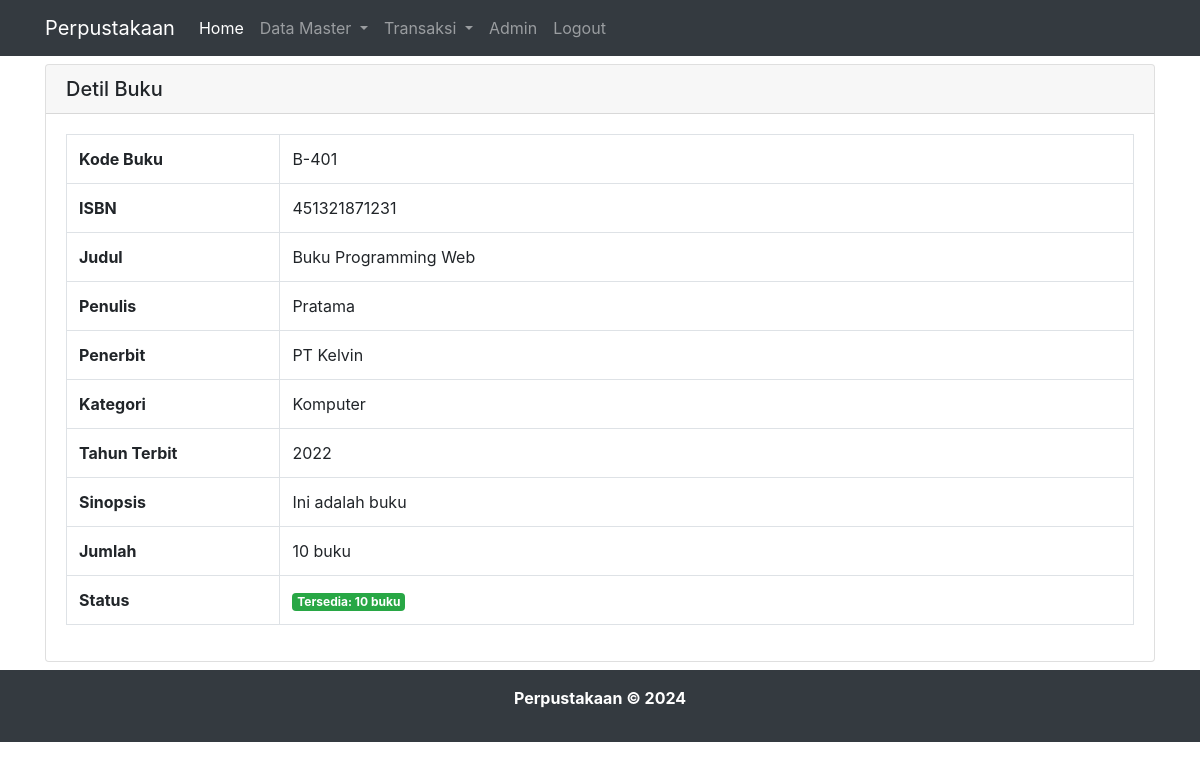
/detil_buku.php?id=B-401 (signed in), run on the app's committed database.
### tables this page shows
CREATE TABLE `buku`  (
  `id_buku` varchar(5) NOT NULL,
  `isbn` varchar(30) NOT NULL,
  `judul` varchar(255) NOT NULL,
  `id_penulis` int UNSIGNED NOT NULL,
  `id_penerbit` int UNSIGNED NOT NULL,
  `id_kategori` int UNSIGNED NOT NULL,
  `tahun_terbit` varchar(4) NOT NULL,
  `sinopsis` text NOT NULL,
  `jumlah` int NOT NULL,
  `foto_sampul` varchar(100) NULL DEFAULT NULL,
  PRIMARY KEY (`id_buku`) USING BTREE,
  INDEX `fk_id_penulis_in_buku-table`(`id_penulis` ASC) USING BTREE,
  INDEX `fk_id_penerbit_in_buku-table`(`id_penerbit` ASC) USING BTREE,
  INDEX `fk_id_kategori_in_buku-table`(`id_kategori` ASC) USING BTREE,
  CONSTRAINT `fk_id_kategori_in_buku-table` FOREIGN KEY (`id_kategori`) REFERENCES `kategori` (`id_kategori`) ON DELETE RESTRICT ON UPDATE RESTRICT,
  CONSTRAINT `fk_id_penerbit_in_buku-table` FOREIGN KEY (`id_penerbit`) REFERENCES `penerbit` (`id_penerbit`) ON DELETE RESTRICT ON UPDATE RESTRICT,
  CONSTRAINT `fk_id_penulis_in_buku-table` FOREIGN KEY (`id_penulis`) REFERENCES `penulis` (`id_penulis`) ON DELETE RESTRICT ON UPDATE RESTRICT
);

CREATE TABLE `penulis`  (
  `id_penulis` int UNSIGNED NOT NULL AUTO_INCREMENT,
  `nama_penulis` varchar(100) NOT NULL,
  PRIMARY KEY (`id_penulis`) USING BTREE
);

CREATE TABLE `penerbit`  (
  `id_penerbit` int UNSIGNED NOT NULL AUTO_INCREMENT,
  `nama_penerbit` varchar(50) NOT NULL,
  `kota` varchar(30) NOT NULL,
  PRIMARY KEY (`id_penerbit`) USING BTREE
);

CREATE TABLE `kategori`  (
  `id_kategori` int UNSIGNED NOT NULL AUTO_INCREMENT,
  `nama` varchar(20) NOT NULL,
  PRIMARY KEY (`id_kategori`) USING BTREE
);

### detil_buku.php (the view, shortened to what this page needs)
<?php
include "header.php";
include "koneksi.php";
$id = $_GET['id'];
$query = $koneksi->query("SELECT
                            A.id_buku,
                            A.isbn,
                            A.judul,
                            A.id_penulis,
                            B.nama_penulis,
                            A.id_penerbit,
                            C.nama_penerbit,
                            C.kota AS 'kota_penerbit',
                            A.id_kategori,
                            D.nama AS 'nama_kategori',
                            A.tahun_terbit,
                            A.sinopsis,
                            A.jumlah,
                            A.foto_sampul
                        FROM
                            buku AS A
                            INNER JOIN penulis AS B ON A.id_penulis = B.id_penulis
                            INNER JOIN penerbit AS C ON A.id_penerbit = C.id_penerbit
                            INNER JOIN kategori AS D ON A.id_kategori = D.id_kategori
                        WHERE A.id_buku = '$id'");
$row = $query->fetch_assoc();
?>
<div class="container">
    <div class="row">
        <div class="col-lg-12 mt-2" style="min-height: 480px">
            <div class="card">
                <h5 class="card-header">Detil Buku</h5>
                <div class="card-body">
                    <table class="table table-bordered table-hover">
                        <tr>
                            <th width="20%">Kode Buku</th>
                            <td width="80%"><?= $row["id_buku"] ?></td>
                        </tr>
                        <tr>
                            <th width="20%">ISBN</th>
                            <td width="80%"><?= $row["isbn"] ?></td>
                        </tr>
                        <tr>
                            <th width="20%">Judul</th>
                            <td width="80%"><?= $row["judul"] ?></td>
                        </tr>
                        <tr>
                            <th width="20%">Penulis</th>
                            <td width="80%"><?= $row["nama_penulis"] ?></td>
                        </tr>
                        <tr>
                            <th width="20%">Penerbit</th>
                            <td width="80%"><?= $row["nama_penerbit"] ?></td>
                        </tr>
                        <tr>
                            <th width="20%">Kategori</th>
                            <td width="80%"><?= $row["nama_kategori"] ?></td>
                        </tr>
                        <tr>
                            <th width="20%">Tahun Terbit</th>
                            <td width="80%"><?= $row["tahun_terbit"] ?></td>
                        </tr>
                        <tr>
                            <th width="20%">Sinopsis</th>
                            <td width="80%"><?= $row["sinopsis"] ?></td>
                        </tr>
                        <tr>
                            <th width="20%">Jumlah</th>
                            <td width="80%"><?= $row["jumlah"] ?> buku</td>
                        </tr>
                        <tr>
                            <th width="20%">Status</th>
                            <td width="80%">
                                <?php
                                            $id_buku = $row["id_buku"];
                                            $total_buku = intval($koneksi->query("SELECT jumlah FROM buku WHERE id_buku = '$id_buku'")->fetch_assoc()["jumlah"]);
                                            $total_pinjam = intval($koneksi->query("SELECT SUM(jumlah_pinjam) AS total_pinjam FROM detail_peminjaman INNER JOIN peminjaman ON peminjaman.id_peminjaman = detail_peminjaman.id_peminjaman WHERE id_buku = '$id_buku' AND status_pinjam = 'Pinjam'")->fetch_assoc()["total_pinjam"]);
                                            $jumlah_tersedia = $total_buku - $total_pinjam;
                                            $check_avail = $jumlah_tersedia < 1;
                                            if($check_avail) {
                                        ?>
                                            <span class="badge badge-danger">Tidak Tersedia: <?= $jumlah_tersedia ?> buku</span>
                                        <?php } else { ?>
                                            <span class="badge badge-success">Tersedia: <?= $jumlah_tersedia ?> buku</span>
                                        <?php } ?>
                            </td>
                        </tr>
                    </table>
                </div>
            </div>
        </div>
    </div>
</div>
<?php
include "footer.php";
?>

### data on the page
buku: id_buku "B-401", isbn "451321871231", judul "Buku Programming Web", id_penulis.nama_penulis "Pratama", id_penerbit.nama_penerbit "PT Kelvin", id_kategori.nama "Komputer", tahun_terbit "2022", sinopsis "Ini adalah buku", jumlah "10"

### other printed values
$jumlah_tersedia "10"
